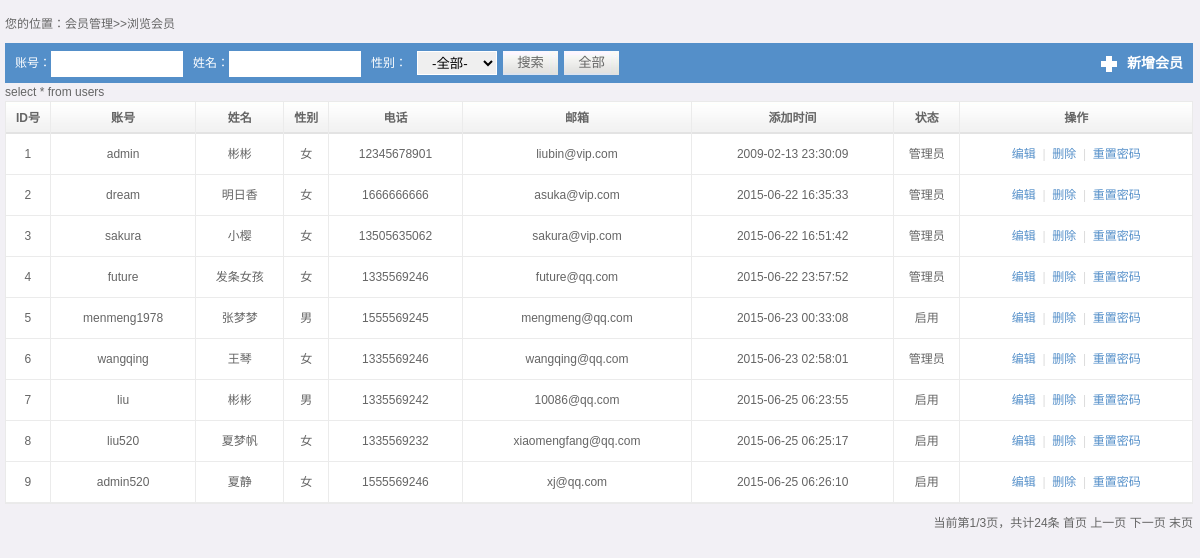
Page /admin/users/index.php on the committed database.
### tables this page shows
CREATE TABLE `users` (
  `id` int(11) UNSIGNED NOT NULL,
  `username` varchar(32) NOT NULL,
  `name` varchar(16) DEFAULT NULL,
  `pass` char(32) NOT NULL,
  `sex` tinyint(1) DEFAULT NULL,
  `address` varchar(255) DEFAULT NULL,
  `code` char(6) DEFAULT NULL,
  `phone` varchar(16) DEFAULT NULL,
  `email` varchar(50) NOT NULL,
  `state` tinyint(1) DEFAULT '1',
  `addtime` int(11) UNSIGNED DEFAULT NULL
);

### admin/users/index.php (the view, shortened to what this page needs)
<!DOCTYPE html>
<html>
<head>
<link href="../include/css/css.css" type="text/css" rel="stylesheet" />
<link href="../include/css/main.css" type="text/css" rel="stylesheet" />
</head>
<body>
<table width="99%" border="0" cellspacing="0" cellpadding="0" id="searchmain">
  <tr>
    <td width="99%" align="left" valign="top">您的位置：<a href="index.php">会员管理</a><a href="index.php">>>浏览会员</a></td>
  </tr>
  <tr>
    <td align="left" valign="top">
    <table width="100%" border="0" cellspacing="0" cellpadding="0" id="search">
        <tr>
         <td width="90%" align="left" valign="middle">
            <span>账号：</span>
            <input class="text-word" type="text" size="6" name="username" value="<?php  echo isset($_GET['username'])?($_GET['username']):""; ?>"/>
            <span>姓名：</span>
            <input class="text-word" type="text" size="6" name="name" value="<?php  echo isset($_GET['name'])?($_GET['name']):""; ?>"/>
              <span>性别：</span>
              <span>
              <select name="sex" class="text-word">
                            <option value="" >-全部-</option>
                      </select>
              </span>
                      <input type="submit" value="搜索" class="text-but">
                      <input type="button" onclick="window.location='index.php'" value="全部" class="text-but">
         </td>
          <td width="10%" align="center" valign="middle" style="text-align:right; width:150px;"><a href="add.php" target="mainFrame" onFocus="this.blur()" class="add">新增会员</a></td>
        </tr>
    </table>
    </td>
  </tr>
  <tr>
    <td align="left" valign="top">
    <table width="100%" border="0" cellspacing="0" cellpadding="0" id="main-tab">
      <tr>
        <th align="center" valign="middle" class="borderright">ID号</th>
        <th align="center" valign="middle" class="borderright">账号</th>
        <th align="center" valign="middle" class="borderright">姓名</th>
        <th align="center" valign="middle" class="borderright">性别</th>
        <th align="center" valign="middle" class="borderright">电话</th>
        <th align="center" valign="middle" class="borderright">邮箱</th>
        <th align="center" valign="middle" class="borderright">添加时间</th>
        <th align="center" valign="middle" class="borderright">状态</th>
        <th align="center" valign="middle">操作</th>
      </tr>
        <?php
            $where = "";
            $url = "";
            $state = array(0=>"管理员",1=>"启用",2=>"禁用");
            $sex = array(0=>"女",1=>"男");
            $link=@mysqli_connect(HOST,USER,PASSWORD) or die("对不起，您连接数据库出现了问题。");
            mysqli_select_db($link,DBNAME);
            mysqli_set_charset($link,"utf8");
            $page = isset($_GET['page'])?$_GET['page']:1;
            $pagesize = 9;
            $sql = "select * from users".$where;
            $result = mysqli_query($link,$sql);
            $maxrows = mysqli_num_rows($result);
            $maxpages = ceil($maxrows/$pagesize);
            $limit = " limit ".(($page-1)*$pagesize).",".$pagesize;
                $sql = "select * from users".$where.$limit;
                $result = mysqli_query($link,$sql);
            while($row = mysqli_fetch_assoc($result)){
                echo "<tr onMouseOut=\"this.style.backgroundColor='#ffffff'\" onMouseOver=\"this.style.backgroundColor='#edf5ff'\">";
                echo "<td align=\"center\" valign=\"middle\" class=\"borderright borderbottom\">{$row['id']}</td>";
                echo "<td align=\"center\" valign=\"middle\" class=\"borderright borderbottom\">{$row['username']}</td>";
                echo "<td align=\"center\" valign=\"middle\" class=\"borderright borderbottom\">{$row['name']}</td>";
                echo "<td align=\"center\" valign=\"middle\" class=\"borderright borderbottom\">{$sex[$row['sex']]}</td>";
                echo "<td align=\"center\" valign=\"middle\" class=\"borderright borderbottom\">{$row['phone']}</td>";
                echo "<td align=\"center\" valign=\"middle\" class=\"borderright borderbottom\">{$row['email']}</td>";
                echo "<td align=\"center\" valign=\"middle\" class=\"borderright borderbottom\">".date("Y-m-d H:i:s",$row['addtime'])."</td>";
                echo "<td align=\"center\" valign=\"middle\" class=\"borderright borderbottom\">{$state[$row['state']]}</td>";
                echo "<td align=\"center\" valign=\"middle\" class=\"borderbottom\">
                        <a href=\"edit.php?id={$row['id']}\" target=\"mainFrame\" onFocus=\"this.blur()\" class=\"add\">编辑</a>
                            <span class=\"gray\">&nbsp;|&nbsp;</span>
                        <a href=\"javascript:dodel({$row['id']})\" target=\"mainFrame\" onFocus=\"this.blur()\" class=\"add\">删除</a>
                            <span class=\"gray\">&nbsp;|&nbsp;</span>
                        <a href=\"repass.php?id={$row['id']}\" target=\"mainFrame\" onFocus=\"this.blur()\" class=\"add\">重置密码</a>
                </td>";
                echo "</tr>";
            }
        ?>
    </table></td>
    </tr>
  <tr>
    <td align="left" valign="top" class="fenye">
      <?php
            echo "当前第{$page}/{$maxpages}页，共计{$maxrows}条 ";
            echo " <a href='index.php?page=1{$url}'>首页</a> ";
            echo " <a href='index.php?page=".($page-1)."{$url}'>上一页</a> ";
            echo " <a href='index.php?page=".($page+1)."{$url}'>下一页</a> ";
            echo " <a href='index.php?page={$maxpages}{$url}'>末页</a> ";
        ?>
    </td>
  </tr>
</table>
</body>
</html>

### admin/include/css/css.css (style rules this page uses)
* { margin:0; padding:0; }
body { font-size:12px; font-family:"Microsoft YaHei","Tahoma","Arial",'宋体'; line-height:150%; margin-left:auto; margin-right:auto; width:100%; color:#656565; }
a:link,a:visited { font-size:12px; color:#656565; font-weight:normal; text-decoration:none; font-family:"Microsoft YaHei","Tahoma","Arial",'宋体'; }

### admin/include/css/main.css (style rules this page uses)
html { SCROLLBAR-FACE-COLOR: #538ec6; SCROLLBAR-HIGHLIGHT-COLOR: #dce5f0; SCROLLBAR-SHADOW-COLOR: #2c6daa; SCROLLBAR-3DLIGHT-COLOR: #dce5f0; SCROLLBAR-ARROW-COLOR: #2c6daa; SCROLLBAR-TRACK-COLOR: #dce5f0; SCROLLBAR-DARKSHADOW-COLOR: #dce5f0; overflow-x:hidden; }

### admin/users/index.php (style rules this page uses)
body { overflow-x:hidden; background:#f2f0f5; padding:15px 0px 10px 5px; }
#searchmain { font-size:12px; }
#search { font-size:12px; background:#548fc9; margin:10px 10px 0 0; display:inline; width:100%; color:#FFF; float:left }
#search form span { height:40px; line-height:40px; padding:0 0px 0 10px; float:left; }
#search form input.text-word { height:24px; line-height:24px; width:120px; margin:8px 0 6px 0; padding:0 0px 0 10px; float:left; border:1px solid #FFF; }
#search form select.text-word { height:24px; line-height:24px; width:80px; margin:8px 0 6px 0; padding:0 0px 0 10px; float:left; border:1px solid #FFF; }
#search form input.text-but { height:24px; line-height:24px; width:55px; background:url(../include/images/main/list_input.jpg) no-repeat left top; border:none; cursor:pointer; font-family:"Microsoft YaHei","Tahoma","Arial",'宋体'; color:#666; float:left; margin:8px 0 0 6px; display:inline; }
#search a.add { background:url(../include/images/main/add.jpg) no-repeat -3px 7px #548fc9; padding:0 10px 0 26px; height:40px; line-height:40px; font-size:14px; font-weight:bold; color:#FFF; float:right }
#main-tab { border:1px solid #eaeaea; background:#FFF; font-size:12px; }
#main-tab th { font-size:12px; background:url(../include/images/main/list_bg.jpg) repeat-x; height:32px; line-height:32px; }
#main-tab td { font-size:12px; line-height:40px; }
#main-tab td a { font-size:12px; color:#548fc9; }
.borderright { border-right:1px solid #ebebeb }
.borderbottom { border-bottom:1px solid #ebebeb }
.gray { color:#dbdbdb; }
td.fenye { padding:10px 0 0 0; text-align:right; }

### rows in the picture
users: id "1", username "admin", name "彬彬", sex "女", phone "12345678901", email "liubin@vip.com", addtime "2009-02-13 23:30:09", state "管理员"
users: id "2", username "dream", name "明日香", sex "女", phone "1666666666", email "asuka@vip.com", addtime "2015-06-22 16:35:33", state "管理员"
users: id "3", username "sakura", name "小樱", sex "女", phone "13505635062", email "sakura@vip.com", addtime "2015-06-22 16:51:42", state "管理员"
users: id "4", username "future", name "发条女孩", sex "女", phone "1335569246", email "future@qq.com", addtime "2015-06-22 23:57:52", state "管理员"
users: id "5", username "menmeng1978", name "张梦梦", sex "男", phone "1555569245", email "mengmeng@qq.com", addtime "2015-06-23 00:33:08", state "启用"
users: id "6", username "wangqing", name "王琴", sex "女", phone "1335569246", email "wangqing@qq.com", addtime "2015-06-23 02:58:01", state "管理员"
users: id "7", username "liu", name "彬彬", sex "男", phone "1335569242", email "10086@qq.com", addtime "2015-06-25 06:23:55", state "启用"
users: id "8", username "liu520", name "夏梦帆", sex "女", phone "1335569232", email "xiaomengfang@qq.com", addtime "2015-06-25 06:25:17", state "启用"
users: id "9", username "admin520", name "夏静", sex "女", phone "1555569246", email "xj@qq.com", addtime "2015-06-25 06:26:10", state "启用"

### other values in the picture
$page "1"
$maxpages "3"
$maxrows "24"
